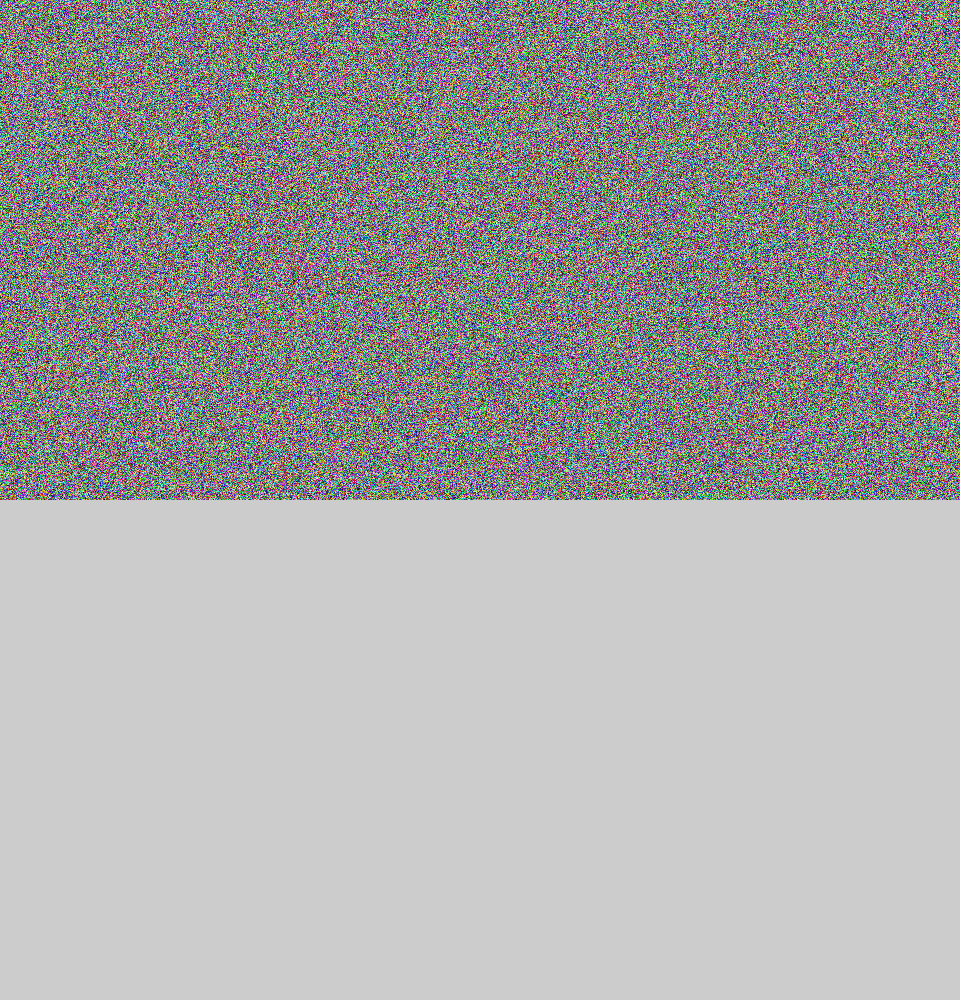
Frame 1 (no input)
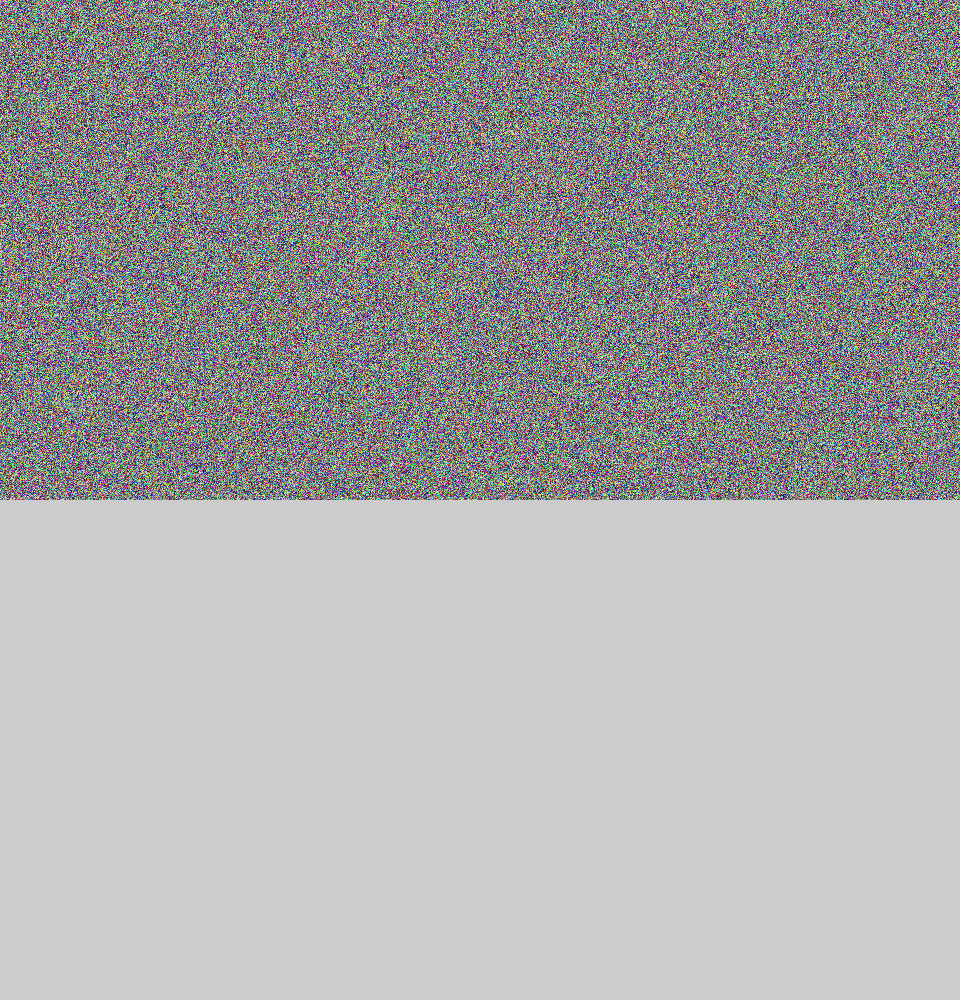
Frame 60 (the mouse pressed at the canvas centre just before this capture)
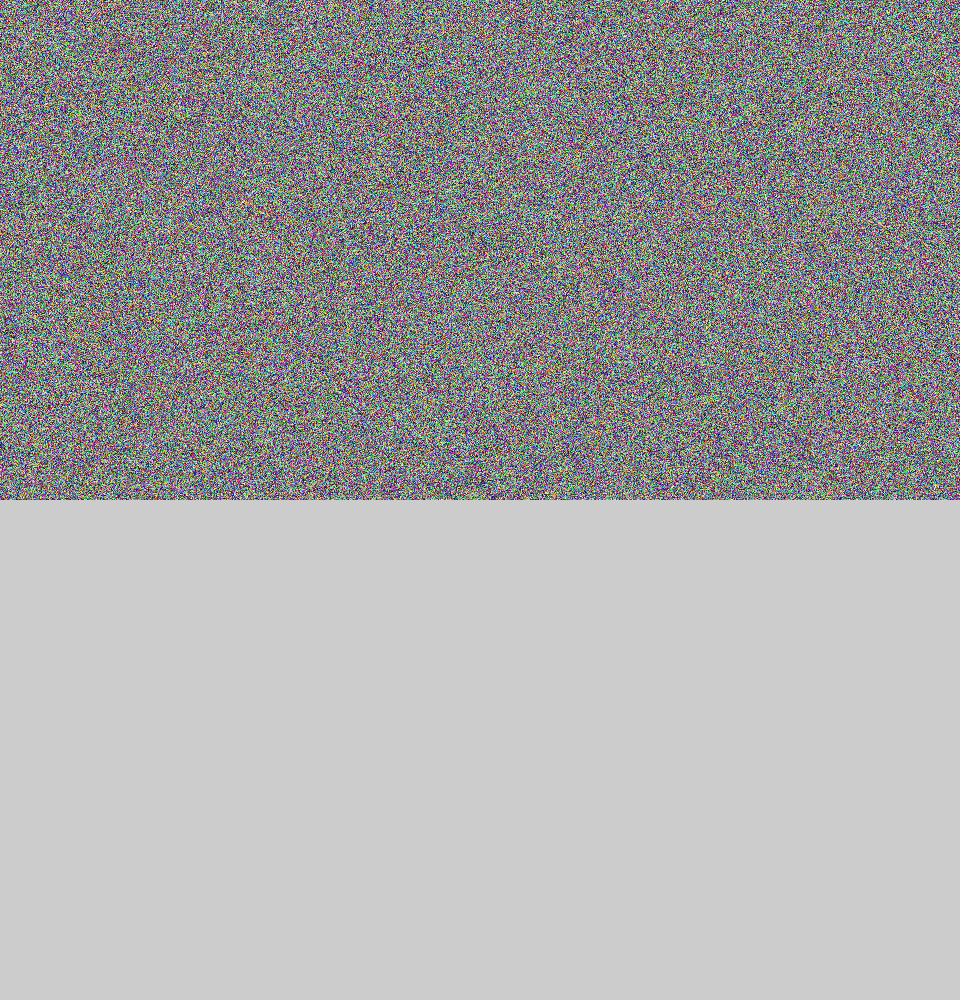
Frame 120 (the mouse held since frame 60 and released just before this capture)

The Processing sketch that drew these frames (run headless with seeded random() and noise(); from frame 60 on, the mouse is pressed at the canvas centre):

// Processing sketch: pixels01
// ── pixels01.pde
void setup() {
  
  size (1920/2,1000);
  
  
}



void draw() {
  
  // get total pixels in window
  
  int totalPixels = width * height;
  
  //tell p5 we want to access the pixel array
  
  loadPixels();
  //loop through all te pixels
  
  for(int i = 0; i<totalPixels/2; i++){
   // change the color of the pixel
   color c = color (random(255), random(255), random(255) );
   pixels[i] = c;
   
  }
  
  //update de pixels array
  
  updatePixels(); 
  





}
